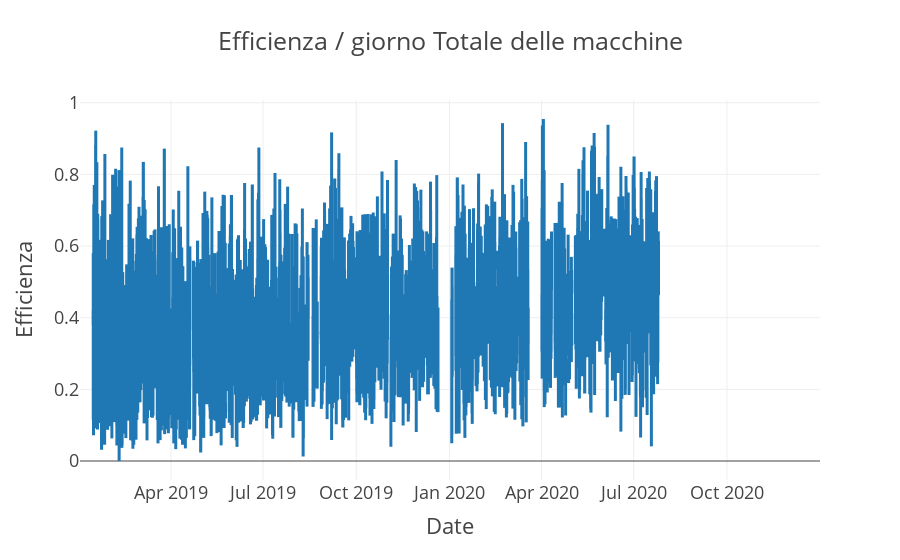

The cell this chart's notebook holds for it:
### Markdown cell above
Dal primo grafico si può notare il trend crescente che ha portato l'efficienza media delle macchine dal 30% al 45% nel giro di un anno e mezzo!

Per quanto riguarda la stagionalità, è presente nel senso che la domenica le macchine non lavorano, mentre al sabato lavorano soltanto 5/6 ore: dunque si ha una stagionalità settimanale.

### Code cell
# plot general efficiency per hour
fig = px.line(df_grouped_hour, x = "Date", y = "Efficienza", 
              title = "Efficienza / giorno Totale delle macchine")
fig.show()

### Figure 1 — Plotly figure (JSON) as saved in the notebook; plotly's stock layout.template omitted (floating-point values rounded to 4 significant figures; data arrays with more than 128 entries replaced by an {"elided": "..."} marker saying what was removed)
{"data": [{"hovertemplate": "Date=%{x}<br>Efficienza=%{y}<extra></extra>", "legendgroup": "", "line": {"color": "#1F77B4", "dash": "solid"}, "mode": "lines", "name": "", "showlegend": false, "type": "scattergl", "x": {"elided": "12427 str values"}, "xaxis": "x", "y": {"elided": "12427 float values"}, "yaxis": "y"}], "layout": {"legend": {"tracegroupgap": 0}, "title": {"text": "Efficienza / giorno Totale delle macchine"}, "xaxis": {"anchor": "y", "domain": [0, 1], "title": {"text": "Date"}}, "yaxis": {"anchor": "x", "domain": [0, 1], "title": {"text": "Efficienza"}}}}
